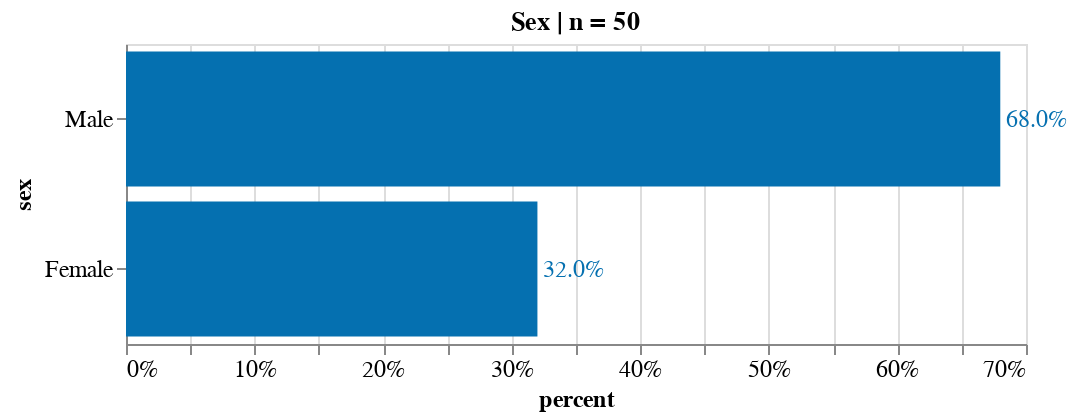

Here is the notebook cell this chart was saved with:
### Markdown cell above
## Demographics

### Code cell
source = count_freq_labels(df, X="sex") 
title = 'Sex | n = '+ source['counts'].sum().astype(str)
X, Y = 'percent:Q', 'sex:N'
w, h= 450, 150
txs, ls, ts = 12, 12, 12

chart_sex = simple_per_bar(
    source, title=title, X=X, Y=Y, \
    width=w, height=h, \
    text_size = txs, label_size = ls, title_size=ts)

chart_sex.display(renderer='svg')

### Figure 1 — Vega-Lite specification as saved in the notebook (floating-point values rounded to 4 significant figures)
{"config": {"view": {"continuousWidth": 400, "continuousHeight": 300}, "axis": {"labelFontSize": 12, "titleFontSize": 12}}, "layer": [{"mark": "bar", "encoding": {"color": {"condition": {"value": "orange", "test": "(datum.emotion === null)"}, "value": "#0570b0"}, "x": {"type": "quantitative", "axis": {"format": ".0%"}, "field": "percent"}, "y": {"type": "nominal", "field": "sex", "sort": "-x"}}, "title": "Sex | n = 50"}, {"mark": {"type": "text", "align": "left", "baseline": "middle", "dx": 3, "fontSize": 12}, "encoding": {"color": {"condition": {"value": "orange", "test": "(datum.emotion === null)"}, "value": "#0570b0"}, "text": {"type": "quantitative", "field": "percent", "format": ".1%"}, "x": {"type": "quantitative", "axis": {"format": ".0%"}, "field": "percent"}, "y": {"type": "nominal", "field": "sex", "sort": "-x"}}, "title": "Sex | n = 50"}], "data": {"name": "data-66a8a994f24c1866f9979baadc79ad03"}, "height": 150, "width": 450, "$schema": "https://vega.github.io/schema/vega-lite/v4.8.1.json", "datasets": {"data-66a8a994f24c1866f9979baadc79ad03": [{"counts": 34, "sex": "Male", "percent": 0.68}, {"counts": 16, "sex": "Female", "percent": 0.32}]}}
